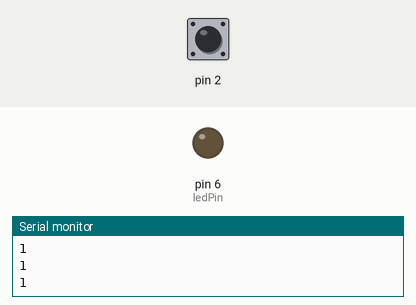
This sketch was run on a simulated Arduino Uno, built with avr-gcc and run on an emulated ATmega328P. On the bench: output pins drawn as LEDs (lit = HIGH), the last lines printed to the serial monitor. The test bench sets the inputs (shaded band); at power-on: pin 2 HIGH.

Above: at 1.2 s.
1.3 s: pin 2 pulled LOW for 0.15 s
At 1.41 s:
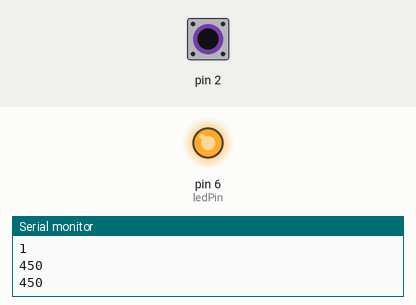
2.9 s: pin 2 pulled LOW for 3.2 s
At 6.9 s:
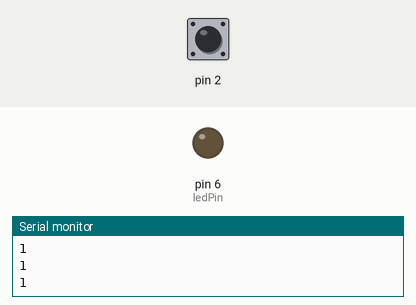
Timing chart, 0 to 8.4 s (numbered marks = the images above; inputs shaded):
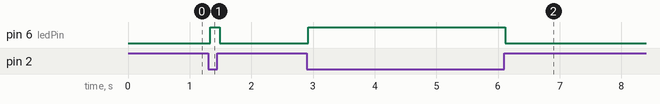

The sketch:

capacitor.ino
```cpp
#include <CapacitiveSensor.h>

/*
 * CapitiveSense Library Demo Sketch
 * Paul Badger 2008
 * Uses a high value resistor e.g. 10M between send pin and receive pin
 * Resistor effects sensitivity, experiment with values, 50K - 50M. Larger resistor values yield larger sensor values.
 * Receive pin is the sensor pin - try different amounts of foil/metal on this pin
 */
const int arraySize = 10;
const int ledPin = 6;
int sensorValues[arraySize];

CapacitiveSensor   cs_4_2 = CapacitiveSensor(4,2);        // 10M resistor between pins 4 & 2, pin 2 is sensor pin, add a wire and or foil if desired

void setup()
{
   cs_4_2.set_CS_AutocaL_Millis(0xFFFFFFFF);     // turn off autocalibrate on channel 1 - just as an example
   Serial.begin(9600);

   pinMode(ledPin, OUTPUT);

}

void loop()
{
    long start = millis();
    int total1 =  cs_4_2.capacitiveSensor(30);

    //Serial.print(millis() - start);        // check on performance in milliseconds
    //Serial.print("              ");
    //Serial.println(total1);                  // print sensor output 1 - this is also the value you can use to use this in other projects

    for(int i=arraySize-1; i<0; i--){

        sensorValues[i] = sensorValues[i-1];
    }
    sensorValues[0]=total1;
    //analogWrite(6, map(constrain(total1, 500, 2000),500,2000,0,255));

    int average = 0;
    for(int i=0; i<arraySize; i++){

    	average += sensorValues[i];
    }
    average = average/10;
    Serial.println(average);
    //delay(10);                             // arbitrary delay to limit data to serial port

    if 	(average > 100){

    	digitalWrite(ledPin, HIGH);
    }
    else{

    	digitalWrite(ledPin, LOW);
    }

    delay(50);
}


int calibrateBaseLine(long interval){

	int baseLine = 0;
	long startTime = millis();

	int rawValue = 0;
	int maxValue = 0;
	int minValue = 0;

	while(millis < (startTime +interval)){
		//read Sensor
		if (rawValue > maxValue){

			maxValue = rawValue;
		}
	}


	return baseLine;
}
```

Measured:
- after the input at 1.3 s, pin 6 (ledPin): LOW → HIGH at once, → LOW 0.16 s later
- after the input at 2.9 s, pin 6 (ledPin): LOW → HIGH at once, → LOW 3.2 s later
